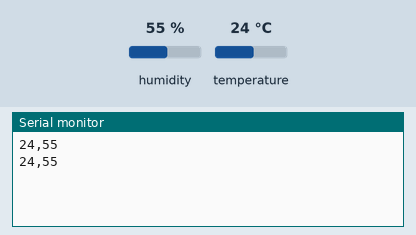
The sketch below on a simulated Arduino Uno, built with avr-gcc and run on an emulated ATmega328P. Parts: the last lines printed to the serial monitor. The test bench sets the inputs (shaded band); at power-on: humidity 55 %, temperature 24 °C.

Above: at 2.8 s.
2.9 s: humidity set to 22 %
At 4.8 s:
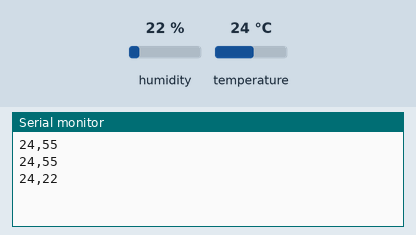
5.6 s: temperature set to 12 °C
At 7.2 s:
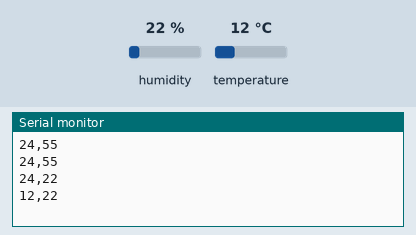
8.3 s: humidity set to 40 %
At 10.8 s:
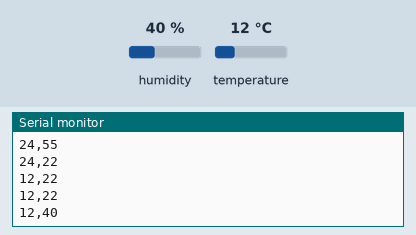
Timing chart, 0 to 12.3 s (numbered marks = the images above; inputs shaded):
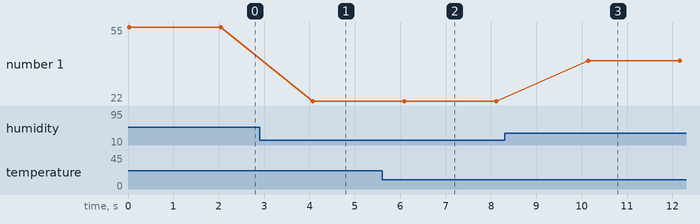

The sketch:

DHT11_Modufy.ino
```cpp
//www.elegoo.com
//2016.06.13

#include <SimpleDHT.h>
#define DHT11_PIN A1
// for DHT11,
//      VCC: 5V or 3V
//      GND: GND
//      DATA: 2
int pinDHT11 = 2;
SimpleDHT11 dht11;

void setup() {
  Serial.begin(9600);
}

void loop() {
  // start working...

  // read with raw sample data.
  byte temperature = 0;
  byte humidity = 0;
  byte data[40] = {0};
  dht11.read(DHT11_PIN, &temperature, &humidity, data);
  Serial.print((int)temperature); Serial.print(","); Serial.println((int)humidity);

  // DHT11 sampling rate is 1HZ.
  delay(2000);
}
```

Measured:
- after the input at 2.9 s, the serial monitor: prints a new line after 1.2 s (image 1)
- after the input at 5.6 s, the serial monitor: prints a new line after 0.49 s (image 2)
- after the input at 8.3 s, the serial monitor: prints a new line after 1.8 s (image 3)
- plotted number 1: 55 → 22 after the input at 2.9 s, 22 → 40 after the input at 8.3 s
